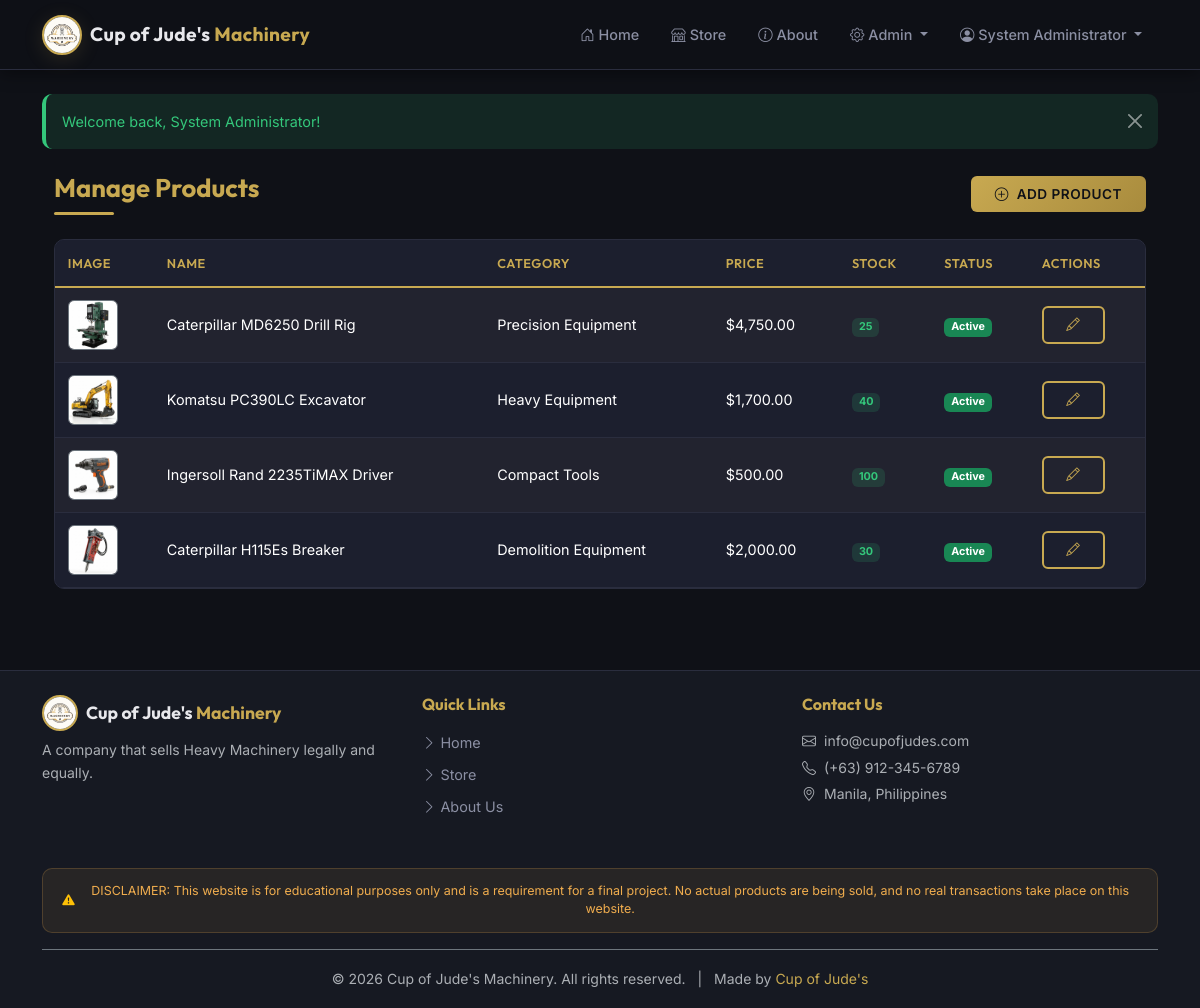
/admin/products.php (signed in), run on the app's committed database.
### tables this page shows
CREATE TABLE IF NOT EXISTS products (
    id INT AUTO_INCREMENT PRIMARY KEY,
    category_id INT NOT NULL,
    name VARCHAR(255) NOT NULL,
    description TEXT,
    price DECIMAL(10, 2) NOT NULL,
    stock_quantity INT NOT NULL DEFAULT 0,
    image VARCHAR(255) DEFAULT 'default.jpg',
    status ENUM('active', 'inactive') NOT NULL DEFAULT 'active',
    created_at DATETIME NOT NULL DEFAULT CURRENT_TIMESTAMP,
    updated_at DATETIME NOT NULL DEFAULT CURRENT_TIMESTAMP ON UPDATE CURRENT_TIMESTAMP,
    FOREIGN KEY (category_id) REFERENCES categories(id) ON DELETE CASCADE
);

CREATE TABLE IF NOT EXISTS categories (
    id INT AUTO_INCREMENT PRIMARY KEY,
    name VARCHAR(100) NOT NULL,
    description TEXT
);

### admin/products.php (the view, shortened to what this page needs)
<?php
require_once __DIR__ . '/../config/database.php';
require_once __DIR__ . '/../includes/functions.php';
$editProduct = null;
$stmt = $conn->prepare("SELECT p.*, c.name as category_name FROM products p LEFT JOIN categories c ON p.category_id = c.id ORDER BY p.created_at DESC");
$stmt->execute();
$products = $stmt->get_result()->fetch_all(MYSQLI_ASSOC);
require_once __DIR__ . '/../includes/header.php';
?>
<div class="container mt-4 fade-in">
    <div class="d-flex justify-content-between align-items-center mb-4">
        <h2 class="section-title text-gold m-0">Manage Products</h2>
        <?php if (!$editProduct): ?>
        <button class="btn btn-gold" type="button" data-bs-toggle="collapse" data-bs-target="#addProductForm" aria-expanded="false" aria-controls="addProductForm">
            <i class="bi bi-plus-circle me-1"></i> Add Product
        </button>
        <?php endif; ?>
    </div>
    <div class="card bg-dark text-light border-secondary slide-up" style="animation-delay: 0.2s;">
        <div class="card-body p-0">
            <div class="table-responsive">
                <table class="table table-dark table-striped table-hover mb-0 align-middle">
                    <thead>
                        <tr>
                            <th>Image</th>
                            <th>Name</th>
                            <th>Category</th>
                            <th>Price</th>
                            <th>Stock</th>
                            <th>Status</th>
                            <th>Actions</th>
                        </tr>
                    </thead>
                    <tbody>
                        <?php foreach ($products as $p): ?>
                        <tr>
                            <td>
                                <?php if($p['image']): ?>
                                <img src="<?= htmlspecialchars(BASE_URL . '/' . PRODUCT_IMG_PATH . '/' . $p['image']) ?>" alt="Img" width="50" height="50" style="object-fit:cover;" class="rounded border border-secondary">
                                <?php else: ?>
                                <div style="width:50px;height:50px;" class="bg-secondary rounded"></div>
                                <?php endif; ?>
                            </td>
                            <td><?= htmlspecialchars($p['name']) ?></td>
                            <td><?= htmlspecialchars($p['category_name']) ?></td>
                            <td><?= htmlspecialchars(formatPrice($p['price'])) ?></td>
                            <td>
                                <?php
                                $stock = (int)$p['stock_quantity'];
                                if($stock > 10) $badge = 'badge-stock-in';
                                elseif($stock > 0) $badge = 'badge-stock-low';
                                else $badge = 'badge-stock-out';
                                ?>
                                <span class="badge <?= $badge ?>"><?= $stock ?></span>
                            </td>
                            <td><span class="badge <?= $p['status'] === 'active' ? 'bg-success' : 'bg-secondary' ?>"><?= ucfirst($p['status']) ?></span></td>
                            <td>
                                <a href="?edit=<?= $p['id'] ?>" class="btn btn-sm btn-gold-outline"><i class="bi bi-pencil"></i></a>
                            </td>
                        </tr>
                        <?php endforeach; ?>
                    </tbody>
                </table>
            </div>
        </div>
    </div>
</div>
<?php require_once __DIR__ . '/../includes/footer.php'; ?>

### assets/css/design.css (style rules this page uses)
:root { --bg-primary: #0f1117; --bg-secondary: #161922; --bg-card: #1c1f2e; --bg-card-hover: #242838; --bg-input: #1c1f2e; --accent-gold: #c8a951; --accent-gold-hover: #dabb65; --accent-gold-dark: #a88b3d; --text-primary: #e8e8ec; --text-secondary: #8b8fa3; --text-muted: #5c6078; --border-color: #2a2d3e; --border-hover: #3a3d52; --danger: #e74c5e; --success: #34c77b; --warning: #f0ad4e; --info: #4da6e8; --shadow-sm: 0 2px 8px rgba(0, 0, 0, 0.3); --shadow-md: 0 4px 16px rgba(0, 0, 0, 0.4); --shadow-lg: 0 8px 32px rgba(0, 0, 0, 0.5); --shadow-gold: 0 4px 20px rgba(200, 169, 81, 0.15); --radius-sm: 6px; --radius-md: 10px; --radius-lg: 16px; --transition: all 0.3s cubic-bezier(0.4, 0, 0.2, 1); }
* { margin: 0; padding: 0; box-sizing: border-box; }
body { font-family: 'Inter', -apple-system, BlinkMacSystemFont, sans-serif; background-color: var(--bg-primary); color: var(--text-primary); min-height: 100vh; display: flex; flex-direction: column; line-height: 1.6; }
h1, h2, h3, h4, h5, h6 { font-family: 'Outfit', sans-serif; font-weight: 700; color: var(--text-primary); }
a { color: var(--accent-gold); text-decoration: none; transition: var(--transition); }
.text-gold { color: var(--accent-gold) !important; }
.btn-gold, .btn-gold-outline { font-weight: 600; border-radius: var(--radius-sm); transition: var(--transition); text-transform: uppercase; font-size: 0.85rem; letter-spacing: 0.5px; }
.btn-gold { background: linear-gradient(135deg, var(--accent-gold), var(--accent-gold-dark)); color: #0f1117; border: none; padding: 0.5rem 1.5rem; }
.btn-gold-outline { background: transparent; color: var(--accent-gold); border: 2px solid var(--accent-gold); padding: 0.45rem 1.4rem; }
.card { background: var(--bg-card) !important; border: 1px solid var(--border-color) !important; border-radius: var(--radius-md) !important; transition: var(--transition); overflow: hidden; }
.table { color: var(--text-primary); }
.table-dark { --bs-table-bg: var(--bg-card); --bs-table-border-color: var(--border-color); --bs-table-striped-bg: rgba(200, 169, 81, 0.03); --bs-table-hover-bg: rgba(200, 169, 81, 0.06); }
.table th { font-family: 'Outfit', sans-serif; font-weight: 600; text-transform: uppercase; font-size: 0.8rem; letter-spacing: 0.5px; color: var(--accent-gold); border-bottom: 2px solid var(--accent-gold) !important; padding: 0.8rem; }
.table td { padding: 0.75rem 0.8rem; vertical-align: middle; font-size: 0.9rem; }
.badge-stock-in { background: rgba(52, 199, 123, 0.15); color: var(--success); }
.section-title { font-family: 'Outfit', sans-serif; font-size: 1.6rem; font-weight: 700; margin-bottom: 0.5rem; position: relative; display: inline-block; }
.section-title::after { content: ''; display: block; width: 60px; height: 3px; background: var(--accent-gold); margin-top: 0.5rem; border-radius: 2px; }
.fade-in { animation: fadeIn 0.5s ease-in; }
.slide-up { animation: slideUp 0.6s ease-out; }

### data on the page
products: image (picture), name "Caterpillar MD6250 Drill Rig", category.name "Precision Equipment", price "$4,750.00", stock_quantity "25", status "Active"
products: image (picture), name "Komatsu PC390LC Excavator", category.name "Heavy Equipment", price "$1,700.00", stock_quantity "40", status "Active"
products: image (picture), name "Ingersoll Rand 2235TiMAX Driver", category.name "Compact Tools", price "$500.00", stock_quantity "100", status "Active"
products: image (picture), name "Caterpillar H115Es Breaker", category.name "Demolition Equipment", price "$2,000.00", stock_quantity "30", status "Active"

### other printed values
GROUP_NAME "Cup of Jude's"
getCurrentUserName() "System Administrator"
$_SESSION[$key] "Welcome back, System Administrator!"
SITE_TAGLINE "A company that sells Heavy Machinery legally and equally."
DISCLAIMER_TEXT "DISCLAIMER: This website is for educational purposes only and is a requirement for a final project. No actual products are being sold, and no real transactions take place on this website."
SITE_NAME "Cup of Jude's Machinery"
